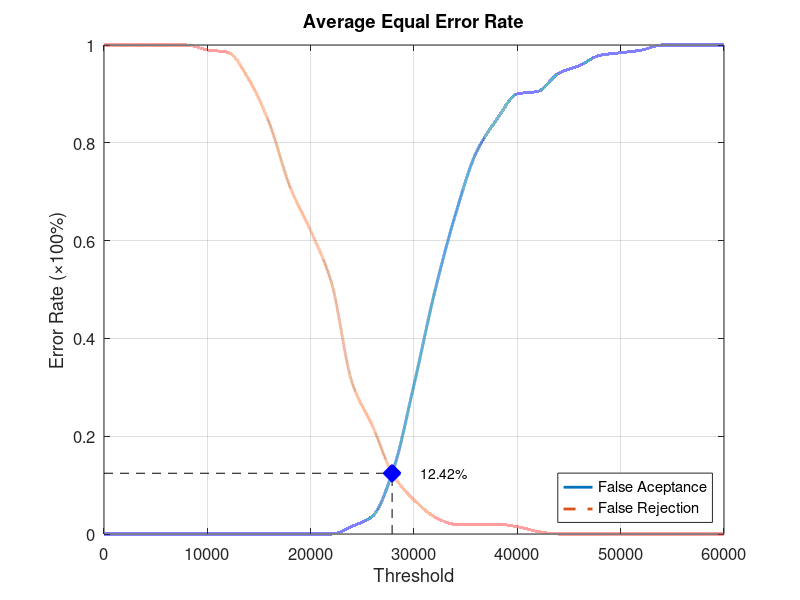
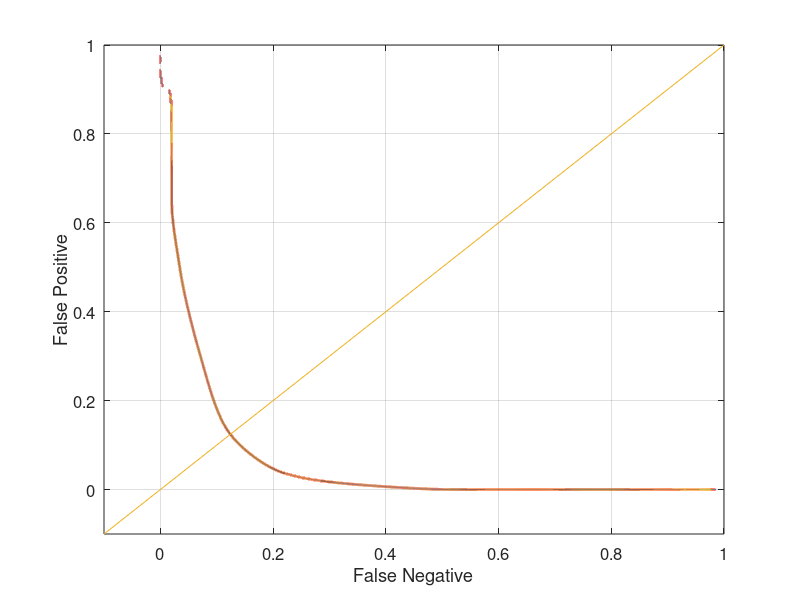

These figures' MATLAB source, in order:
function yEER = Database3_3
close all;
clear;
clc;
x = 0:2000:60000;
xq = 0:0.5:60000;

y0 = [0 0 0 0 0 0 0 0 0 0 0 0 0.0157895 0.0368421 0.131579 0.305263 0.494737 0.652632 0.778947 0.847368 0.9 0.905263 0.942105 0.957895 0.978947 0.984211 0.989474 1 1 1 1];
yy0 = interp1(x, y0, xq, 'pchip');
y1 = [1 1 1 1 1 0.99 0.985 0.93 0.84 0.71 0.62 0.515 0.31 0.22 0.12 0.07 0.035 0.02 0.02 0.02 0.015 0.005 0 0 0 0 0 0 0 0 0];
yy1 = interp1(x, y1, xq, 'pchip');

% Calculating EER: 
y2 = abs(y0 - y1);
find(y2 == min(y2))
yy2 = abs(yy0 - yy1);
xEER = find(yy2 == min(yy2));
xEERIndex = xq(xEER) % X-axis EER
yEER = yy0(xEER) % Y-axis EER

main = figure
plot(xq, yy0,'-','LineWidth', 2);	hold on
plot(xq, yy1,'--','LineWidth', 2);	hold on
plot([xEERIndex xEERIndex], [0 yEER], 'k--');	hold on
plot([0 xEERIndex], [yEER yEER], 'k--');	hold on
plot(xEERIndex, yEER, 'bx', 'LineWidth', 10);	hold on
text(xEERIndex + 10 * xEERIndex / 100, yEER, [num2str(round((10000 * yEER)) / 100) '%'])
legend('False Aceptance', 'False Rejection', 'Location', 'SouthEast')
xlabel('Threshold')
ylabel('Error Rate (\times100%)')
title('Average Equal Error Rate')
set(gca, 'FontSize', 12)
axis([0 60000 0 1])
grid on

print(main, 'Database3_3Main', '-dpng');
FNRxFPR = figure('Color', [1 1 1]);
plot(yy1, yy0, '-', yy1, yy0, 'LineWidth', 2);
hold on
y = -0.1:0.1:1
plot(y, y); 
set(gca, 'FontSize', 12)
xlabel('False Negative')
ylabel('False Positive')
axis([-0.1 1 -0.1 1])
set(gca, 'FontSize', 12)
grid on

print(FNRxFPR, 'Database3_3FNRxFPR','-dpng');
end
